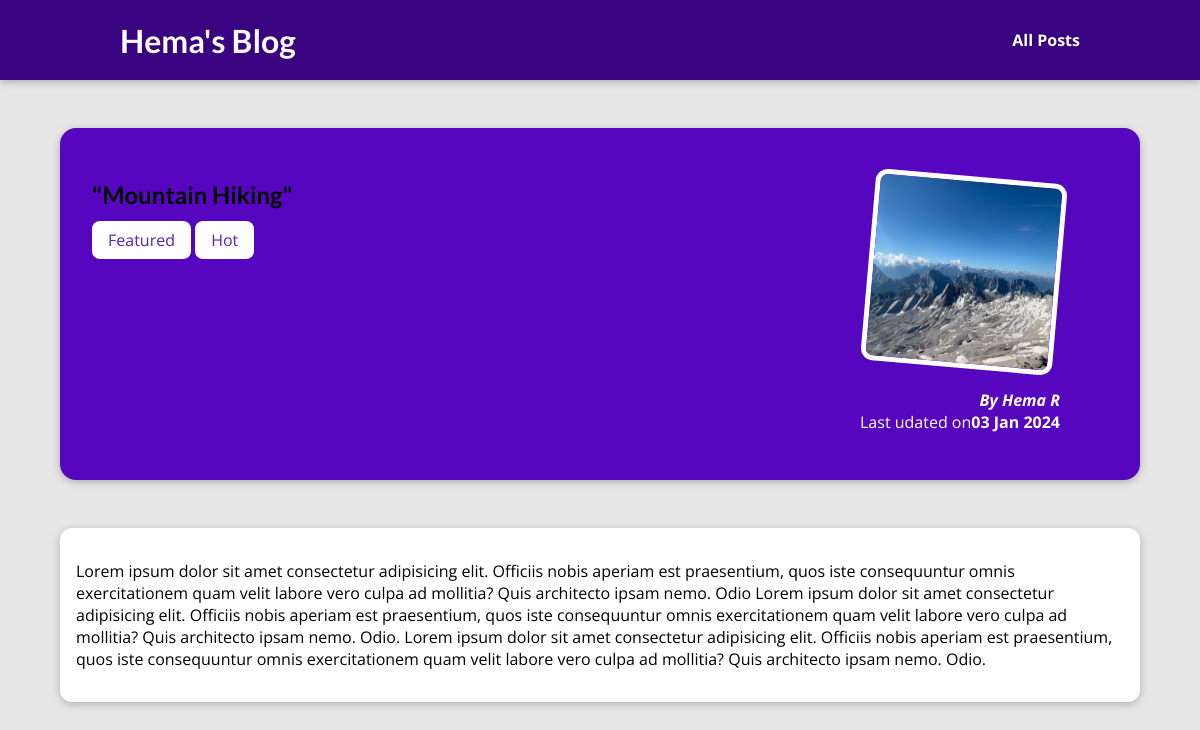
The page /posts/hike-in-the-mountains on the database its author committed.
### blog/models.py (models this page shows, shortened)
class Post(models.Model):
    title = models.CharField(max_length=150)
    excerpt = models.CharField(max_length=200)
    image_name =models.CharField(max_length=100)
    date = models.DateField(auto_now=True)
    slug = models.SlugField(unique=True, db_index = True)
    content = models.TextField(validators=[MinLengthValidator(10)])
    author = models.ForeignKey(Author, on_delete=models.SET_NULL, null= True, related_name="posts")
    tag = models.ManyToManyField(Tag)

class Tag(models.Model):
    caption = models.CharField(max_length = 20)

class Author(models.Model):
    first_name = models.CharField(max_length = 100)
    last_name = models.CharField(max_length=100)
    email_id = models.EmailField()
    def full_name(self):
        return f"{self.first_name} {self.last_name}"
    def __str__(self):
        return self.full_name()

### blog/views.py (the view)
# urls.py: path("posts/<slug:slug>",views.post_detail,name ="post_detail_page"),
def post_detail(request, slug):
    identified_post = get_object_or_404(Post, slug=slug)
    return render(request,"blog/post-detail.html",{
        "post": identified_post,
        "post_tags": identified_post.tag.all()
    })

### blog/templates/blog/post-detail.html (shortened to what this page needs)
{% extends "base.html" %}
{% load static %}
{% block css_file %}
    <link rel ="stylesheet" href="{% static "blog/detail.css" %}">
{% endblock %}
{% block content %}
    <section id="summary">
        <h1>{{post.title}}</h1>
        <div>
            {% for tag in post_tags %}
            <span class="tag">{{ tag.caption }}</span>
            {% endfor %}
        </div>
        <article>
            <img src ="{% static "blog/images/"|add:post.image_name %}" alt="{{post.title}}">
            <address> By <a href="mailto:{{ post.author.email_id }}">{{ post.author }}</a></address>
            <div> Last udated on<time>{{ post.date|date:"d M Y" }}</time>
            </div>
        </article>
    </section>
    <main>
        <p> {{post.content|linebreaks}}</p>
    </main>
{% endblock %}

### templates/base.html (shortened to what this page needs)
{% load static %}
<!DOCTYPE html>
<html lang="en">
<head>
    <link rel="stylesheet" href = "{% static "base.css" %}">
    {% block css_file %} {% endblock %}
</head>
<body>
    <header id="main-navigation">
        <h1><a href="{% url "main_page"%}">Hema's Blog</a></h1>
        <nav>
            <a href="{% url "posts_page"%}">All Posts</a>
        </nav>
    </header>
    {% block content %} HII{% endblock %}
</body>
</html>

### static/base.css (style rules this page uses)
* { box-sizing: border-box; }
html { font-family: 'Open Sans', 'Lato', sans-serif; }
body { margin: 0; }
h1, h2, h3 { font-family: 'Lato', sans-serif; font-weight: bold; }
#main-navigation { width: 100%; height: 5rem; display: flex; justify-content: space-between; align-items: center; padding: 0 10%; position: absolute; top: 0; left: 0; }
#main-navigation a { text-decoration: none; color: white; font-weight: bold; }

### blog/static/blog/detail.css (style rules this page uses)
body { background-color: #e7e7e7; }
#main-navigation { background-color: #390281; box-shadow: 0 2px 8px rgba(0, 0, 0, 0.25); }
#summary { margin: 8rem auto 3rem auto; padding: 2rem; width: 90%; max-width: 90rem; border-radius: 16px; background-color: #5706c0; position: relative; box-shadow: 0 2px 8px rgba(0, 0, 0, 0.25); height: 22rem; }
#summary article { position: absolute; top: 2rem; right: 3rem; padding: 1rem 2rem; border-radius: 12px; text-align: right; color: white; }
#summary article img { width: 12rem; height: 12rem; border-radius: 12px; transform: rotateZ(5deg); border: 5px solid white; margin-bottom: 1rem; }
#summary address { font-weight: bold; }
#summary a { color:white; text-decoration:none; }
#summary time { font-weight: bold; }
main { width: 90%; max-width: 90rem; margin: 3rem auto; background-color: white; padding: 1rem; border-radius: 12px; box-shadow: 0 2px 8px rgba(0, 0, 0, 0.25); }
.tag { background-color: white; color: rgb(85, 32, 191); padding: 0.5rem 1rem; border-radius: 8px; }

### rows shown on the page
Post: title "\"Mountain Hiking\"", image_name (picture), author "Hema R", date "03 Jan 2024", content "Lorem ipsum dolor sit amet consectetur adipisicing elit. Officiis nobis aperiam est praesentium, quos iste consequuntur omnis exercitationem quam velit labore vero culpa ad mollitia? Quis architecto ipsam nemo. Odio Lorem ipsum dolor sit amet consectetur adipisicing elit. Officiis nobis aperiam est praesentium, quos iste consequuntur omnis exercitationem quam velit labore vero culpa ad mollitia? Quis architecto ipsam nemo. Odio. Lorem ipsum dolor sit amet consectetur adipisicing elit. Officiis nobis aperiam est praesentium, quos iste consequuntur omnis exercitationem quam velit labore vero culpa ad mollitia? Quis architecto ipsam nemo. Odio."
Tag: caption "Featured"
Tag: caption "Hot"
